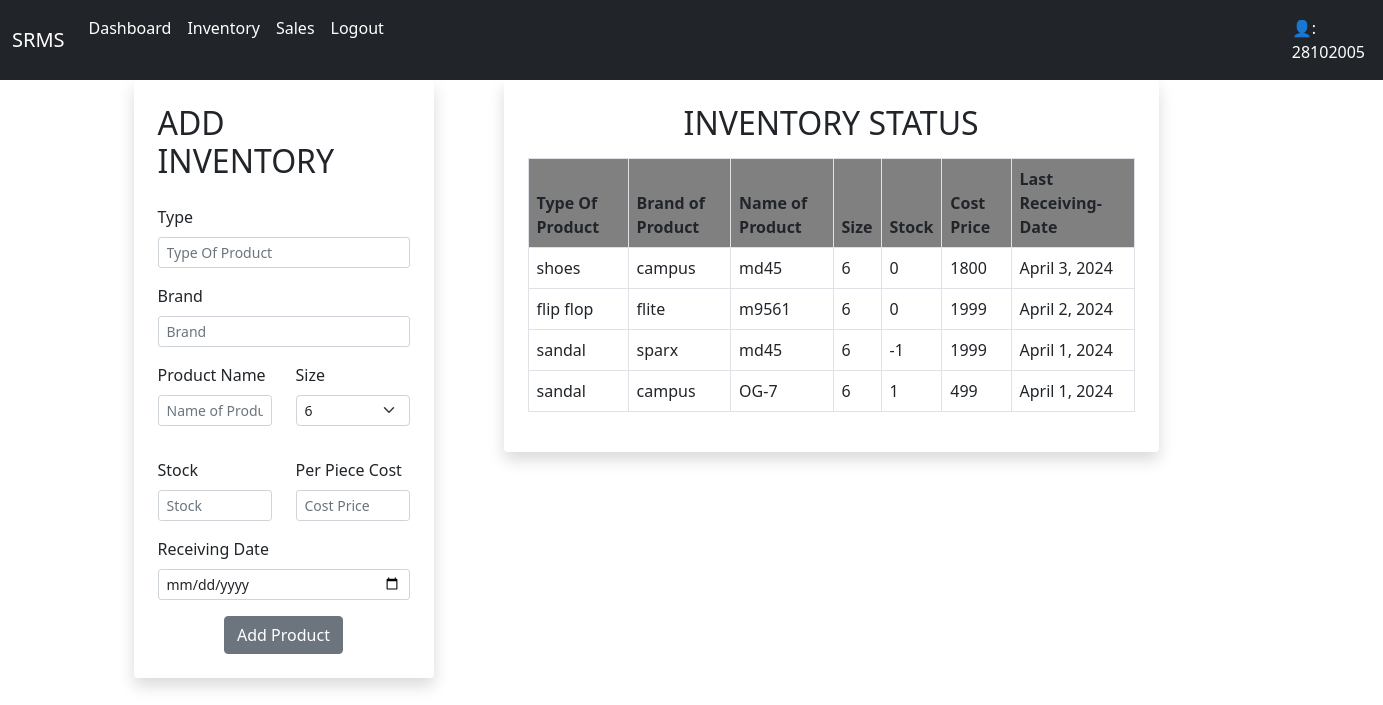
The page /inventory/ (signed in) on the database its author committed.
### inventory/models.py (models this page shows)
class Inventory(models.Model):
    username=models.CharField(max_length=20)
    P_Type=models.CharField(max_length=20)
    p_Name=models.CharField(max_length=15)
    P_Brand=models.CharField(max_length=10)
    P_Stock=models.IntegerField()
    R_date=models.DateField(null=True,blank=True)
    cost=models.IntegerField()
    P_Size = models.IntegerField()

### inventory/views.py (the view, shortened to what this page needs)
# urls.py: path('inventory/',iviews.inventory,name='inventory'),
@login_required(login_url='login')
def inventory(request):
    user = request.user
    username = user.username
    queryset = Inventory.objects.filter(username=username).order_by('-R_date')
    context = {"Inventory": queryset}
    return render(request, 'inventory/inventory.html', context=context)

### templates/inventory/inventory.html (shortened to what this page needs)
{% extends 'inventory/base.html' %}
{% block content %}
<div class="container">
  <div class="row">
    <div class="col-md-6">
      <form class="form-container" method="post">
        <div class="shadow p-4 mb-3 bg-white rounded" style="padding-left: 50px; max-width: 300px;">
          <h2 class="mb-4">ADD INVENTORY</h2>
          <div class="mb-3">
            <label for="formGroupExampleInput2" class="form-label">Type</label>
            <input type="text" class="form-control form-control-sm" id="formGroupExampleInput2" placeholder="Type Of Product" name="typeofproduct" required>
          </div>
          <div class="mb-3">
            <label for="formGroupExampleInput2" class="form-label">Brand</label>
            <input type="text" class="form-control form-control-sm" id="formGroupExampleInput2" placeholder="Brand" name="brand" required>
          </div>
          <div class="row mb-3">
            <div class="col-md-6">
              <div class="mb-3">
                <label for="formGroupExampleInput" class="form-label">Product Name</label>
                <input type="text" class="form-control form-control-sm" id="formGroupExampleInput" placeholder="Name of Product" name="nameofproduct" required>
              </div>
            </div>
            <div class="col-md-6">
              <div class="mb-3">
                <label for="shoeSize" class="form-label">Size</label>
                <select class="form-select form-select-sm" id="shoeSize" name="shoesize" required>
                  <option value="6">6</option>
                </select>
              </div>
            </div>
          </div>
          <div class="row">
            <div class="col">
              <div class="mb-3">
                <label for="formGroupExampleInput2" class="form-label">Stock</label>
                <input type="text" class="form-control form-control-sm" id="formGroupExampleInput2" placeholder="Stock" name="stock" required>
              </div>
            </div>
            <div class="col">
              <div class="mb-3">
                <label for="formGroupExampleInput2" class="form-label">Per Piece Cost</label>
                <input type="text" class="form-control form-control-sm" id="formGroupExampleInput2" placeholder="Cost Price" name="costprice" required>
              </div>
            </div>
          </div>
          <div class="mb-3">
            <label for="formGroupExampleInput2" class="form-label">Receiving Date</label>
            <input type="date" class="form-control form-control-sm" id="formGroupExampleInput2" name="rdate" required>
          </div>
          <button type="submit" class="btn btn-secondary d-block mx-auto">Add Product</button>
        </div>
      </form>
    </div>
    <div class="col-md-6" style="margin-left: -200px;">
      <div class="shadow p-4 mb-3 bg-white rounded" style="width: 120%; overflow-y: auto; max-height: 400px;">
        <h2 class="text-center mb-3">INVENTORY STATUS</h2>
        <div class="InventoryStatus">
          <table class="table table-bordered table-hover">
            <thead style="background-color: gray;">
              <tr>
                <th>Type Of Product</th>
                <th>Brand of Product</th>
                <th>Name of Product</th>
                <th>Size</th>
                <th>Stock</th>
                <th>Cost Price</th>
                <th>Last Receiving-Date</th>
              </tr>
            </thead>
            <tbody>
              {% for item in Inventory %}
              {% if item.username == user.username %}
              <tr>
                <td>{{ item.P_Type }}</td>
                <td>{{ item.P_Brand }}</td>
                <td>{{ item.p_Name }}</td>
                <td>{{ item.P_Size }}</td>
                <td>{{ item.P_Stock}}</td>
                <td>{{ item.cost }}</td>
                <td>{{ item.R_date }}</td>
              </tr>
              {% endif %}
              {% endfor %}
            </tbody>
          </table>
        </div>
      </div>
    </div>
  </div>
</div>
{% endblock %}

### templates/inventory/base.html (shortened to what this page needs)
<!DOCTYPE html>
<html lang="en">
<head>
    <link href="https://cdn.jsdelivr.net/npm/bootstrap@5.0.2/dist/css/bootstrap.min.css" rel="stylesheet">
</head>
<body>
  <nav class="navbar navbar-expand-lg navbar-dark bg-dark">
        <div class="container-fluid">
          <a class="navbar-brand" href="#">SRMS</a>
          <div class="collapse navbar-collapse" id="navbarNavAltMarkup">
            <div class="navbar-nav">
              <a class="nav-link active" aria-current="page" href="{% url 'dashboard'%}">Dashboard</a>
              <a class="nav-link active" aria-current="page" href="{% url 'inventory'%}">Inventory</a>
              <a class="nav-link active" aria-current="page" href="{% url 'sales'%}">Sales</a>
              <a class="nav-link active" aria-current="page" href="{% url 'logout'%}">Logout</a>
              <a class="nav-link active" aria-current="page" href="{% url 'profile'%}" style="color: white; padding-left: 900px;">&#128100;: {{ user.username }}</a>
            </div>
          </div>
        </div>
      </nav>
    {% block content%}
    {% endblock %}
</body>
</html>

### rows shown on the page
Inventory: P_Type "shoes", P_Brand "campus", p_Name "md45", P_Size "6", P_Stock "0", cost "1800", R_date "April 3, 2024"
Inventory: P_Type "flip flop", P_Brand "flite", p_Name "m9561", P_Size "6", P_Stock "0", cost "1999", R_date "April 2, 2024"
Inventory: P_Type "sandal", P_Brand "sparx", p_Name "md45", P_Size "6", P_Stock "-1", cost "1999", R_date "April 1, 2024"
Inventory: P_Type "sandal", P_Brand "campus", p_Name "OG-7", P_Size "6", P_Stock "1", cost "499", R_date "April 1, 2024"

### other values the page prints
{{ user.username }} "28102005"
